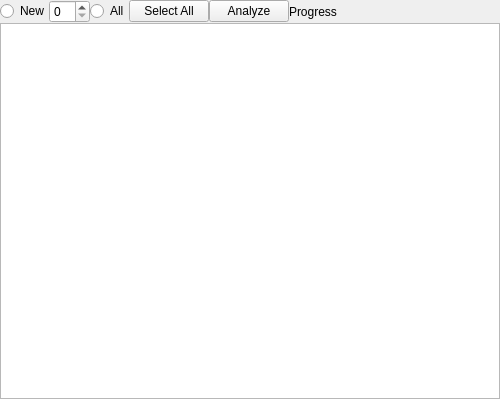
<?xml version="1.0" encoding="UTF-8"?>
<ui version="4.0">
 <class>DlgAnalysis</class>
 <widget class="QWidget" name="DlgAnalysis">
  <property name="geometry">
   <rect>
    <x>0</x>
    <y>0</y>
    <width>500</width>
    <height>399</height>
   </rect>
  </property>
  <property name="windowTitle">
   <string>Analyze</string>
  </property>
  <layout class="QVBoxLayout" name="verticalLayout">
   <property name="spacing">
    <number>0</number>
   </property>
   <property name="leftMargin">
    <number>0</number>
   </property>
   <property name="topMargin">
    <number>0</number>
   </property>
   <property name="rightMargin">
    <number>0</number>
   </property>
   <property name="bottomMargin">
    <number>0</number>
   </property>
   <item>
    <widget class="QWidget" name="LibraryFeatureControls">
      <layout class="QHBoxLayout" name="horizontalLayout">
       <property name="spacing">
        <number>0</number>
       </property>
       <property name="leftMargin">
        <number>0</number>
       </property>
       <property name="topMargin">
        <number>0</number>
       </property>
       <property name="rightMargin">
        <number>0</number>
       </property>
       <property name="bottomMargin">
        <number>0</number>
       </property>
        <item>
         <widget class="QRadioButton" name="radioButtonRecentlyAdded">
          <property name="focusPolicy">
           <enum>Qt::NoFocus</enum>
          </property>
          <property name="toolTip">
           <string>Shows tracks added to the library recently.</string>
          </property>
          <property name="text">
           <string>New</string>
          </property>
         </widget>
        </item>
        <item>
         <widget class="QSpinBox" name="spinBoxRecentDays">
          <property name="toolTip">
           <string>Number of days to check for recently added tracks.</string>
          </property>
         </widget>
        </item>
       <item>
        <widget class="QRadioButton" name="radioButtonAllSongs">
         <property name="focusPolicy">
          <enum>Qt::NoFocus</enum>
         </property>
         <property name="toolTip">
          <string>Shows all tracks in the library.</string>
         </property>
         <property name="text">
          <string>All</string>
         </property>
        </widget>
       </item>
       <item>
        <widget class="QPushButton" name="pushButtonSelectAll">
         <property name="focusPolicy">
          <enum>Qt::NoFocus</enum>
         </property>
         <property name="toolTip">
          <string>Selects all tracks in the table below.</string>
         </property>
         <property name="text">
          <string>Select All</string>
         </property>
        </widget>
       </item>
       <item>
        <widget class="QPushButton" name="pushButtonAnalyze">
         <property name="focusPolicy">
          <enum>Qt::NoFocus</enum>
         </property>
         <property name="toolTip">
          <string>Runs beatgrid, key, and ReplayGain detection on the selected tracks. Does not generate waveforms for the selected tracks to save disk space.</string>
         </property>
         <property name="text">
          <string>Analyze</string>
         </property>
         <property name="checkable">
          <bool>true</bool>
         </property>
        </widget>
       </item>
       <item>
        <widget class="QLabel" name="labelProgress">
         <property name="text">
          <string>Progress</string>
         </property>
        </widget>
       </item>
       <item>
        <spacer name="horizontalSpacer">
         <property name="orientation">
          <enum>Qt::Horizontal</enum>
         </property>
         <property name="sizeHint" stdset="0">
          <size>
           <width>40</width>
           <height>20</height>
          </size>
         </property>
        </spacer>
       </item>
      </layout>
    </widget>
   </item>
   <item>
    <widget class="QTableView" name="m_pTrackTablePlaceholder">
     <property name="showGrid">
      <bool>true</bool>
     </property>
    </widget>
   </item>
  </layout>
 </widget>
 <resources/>
 <connections/>
</ui>
